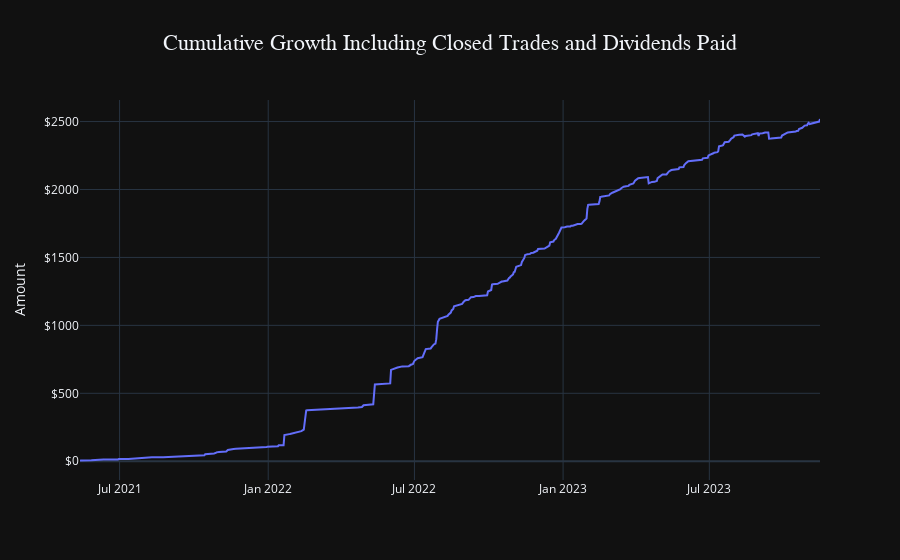
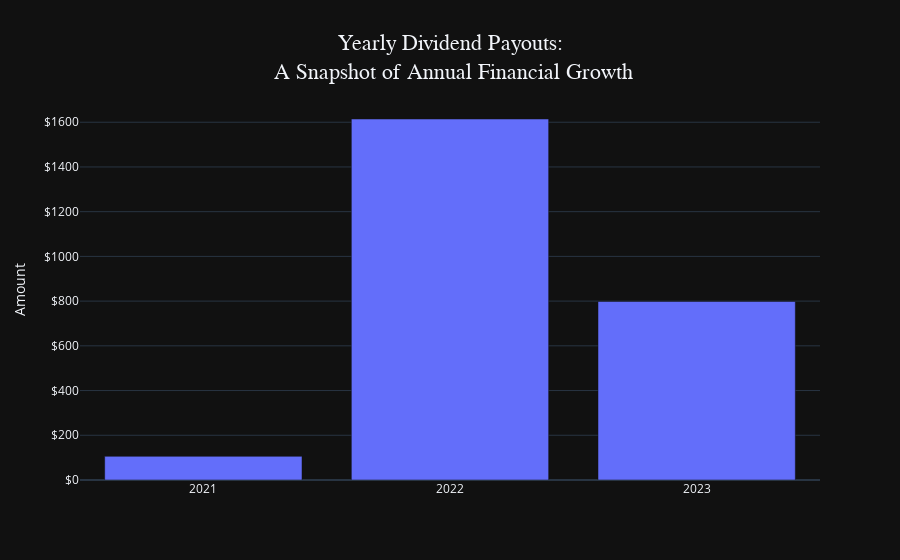

Notebook code for these charts, in order:
### Code cell
# Load and preprocess the data
filepath = './data/Dividend_Dashboard.xlsx'
div_paid_df = load_and_preprocess_data(filepath)

# Calculate cumulative growth
cumulative_growth_df = calculate_cumulative_growth(div_paid_df)

# Plot cumulative growth
plot_cumulative_growth(cumulative_growth_df)

# Prepare and plot yearly dividends
div_paid_yearly_df = cumulative_growth_df.groupby(pd.Grouper(freq='Y')).sum()
div_paid_yearly_df.index = div_paid_yearly_df.index.year
plot_yearly_dividends(div_paid_yearly_df)

### Figure 1 — Plotly figure (JSON) as saved in the notebook; plotly's stock layout.template omitted (floating-point values rounded to 4 significant figures; data arrays with more than 128 entries replaced by an {"elided": "..."} marker saying what was removed)
{"data": [{"hovertemplate": "Date=%{x}<br>cumulative_growth=%{y}<extra></extra>", "legendgroup": "", "line": {"color": "#636efa", "dash": "solid"}, "marker": {"symbol": "circle"}, "mode": "lines", "name": "", "orientation": "v", "showlegend": false, "type": "scatter", "x": {"elided": "352 str values"}, "xaxis": "x", "y": {"elided": "352 float values"}, "yaxis": "y"}], "layout": {"legend": {"tracegroupgap": 0}, "title": {"font": {"family": "Rockwell", "size": 22}, "text": "Cumulative Growth Including Closed Trades and Dividends Paid", "x": 0.5, "xanchor": "center"}, "xaxis": {"anchor": "y", "domain": [0, 1], "title": {"text": ""}}, "yaxis": {"anchor": "x", "domain": [0, 1], "tickprefix": "$", "title": {"text": "Amount"}}}}

### Figure 2 — Plotly figure (JSON) as saved in the notebook; plotly's stock layout.template omitted (floating-point values rounded to 4 significant figures)
{"data": [{"alignmentgroup": "True", "hovertemplate": "Date=%{x}<br>Amount=%{y}<extra></extra>", "legendgroup": "", "marker": {"color": "#636efa", "pattern": {"shape": ""}}, "name": "", "offsetgroup": "", "orientation": "v", "showlegend": false, "textposition": "auto", "type": "bar", "x": [2021, 2022, 2023], "xaxis": "x", "y": [105.9, 1614.0, 798.5], "yaxis": "y"}], "layout": {"barmode": "relative", "legend": {"tracegroupgap": 0}, "title": {"font": {"family": "Rockwell", "size": 22}, "text": "Yearly Dividend Payouts:<br> A Snapshot of Annual Financial Growth", "x": 0.5, "xanchor": "center"}, "xaxis": {"anchor": "y", "domain": [0, 1], "tickmode": "linear", "title": {"text": ""}}, "yaxis": {"anchor": "x", "domain": [0, 1], "tickprefix": "$", "title": {"text": "Amount"}}}}
